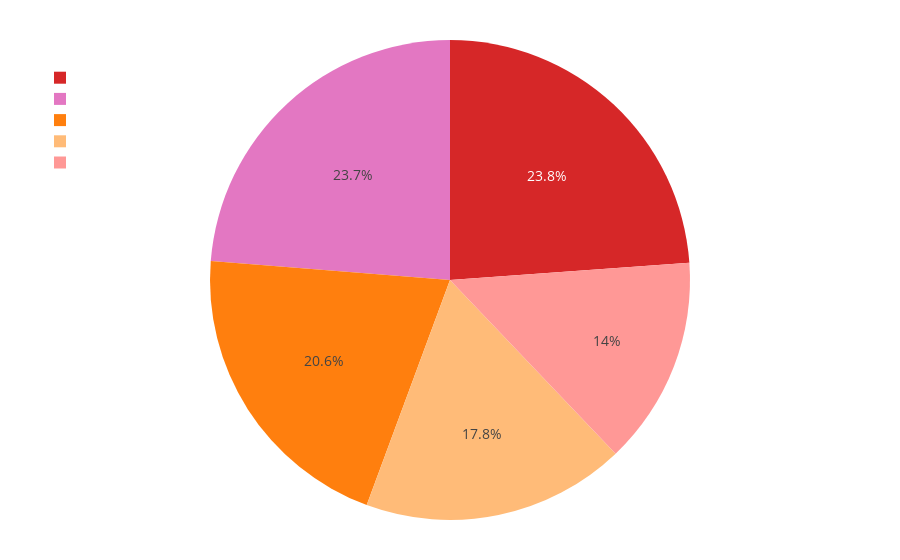

Notebook code for this chart:
### Code cell
fig = px.pie(result, 
             values='total_revenue', 
             names='Location', 
             title='Revenue Distribution by Location',
             labels={'total_revenue': 'Total Revenue ($)', 'Location': 'Location'},
             hover_name='Location',
             hover_data={'total_revenue': ':,.2f'}
            )

fig.update_layout(
    margin=dict(l=40, r=40, t=40, b=40),
    font=dict(size=14, color='white'),
    plot_bgcolor='rgba(0, 0, 0, 0)',
    paper_bgcolor='rgba(0, 0, 0, 0)',
)

fig.update_traces(marker=dict(colors=['#d62728', '#e377c2', '#ff7f0e', '#ffbb78', '#ff9896']))

fig.update_layout(
    showlegend=True,
    legend=dict(
        title='Location',
        orientation='v',
        yanchor='top',
        y=1,
        xanchor='left',
        x=0
    )
)

fig.show()

### Figure 1 — Plotly figure (JSON) as saved in the notebook; plotly's stock layout.template omitted (floating-point values rounded to 4 significant figures)
{"data": [{"customdata": [[137800.0], [137100.0], [119100.0], [102600.0], [81030.0]], "domain": {"x": [0, 1], "y": [0, 1]}, "hovertemplate": "<b>%{hovertext}</b><br><br>Location=%{label}<br>Total Revenue ($)=%{customdata[0]:,.2f}<extra></extra>", "hovertext": ["Mumbai", "Kolkata", "Chennai", "Bangalore", "Delhi"], "labels": ["Mumbai", "Kolkata", "Chennai", "Bangalore", "Delhi"], "legendgroup": "", "marker": {"colors": ["#d62728", "#e377c2", "#ff7f0e", "#ffbb78", "#ff9896"]}, "name": "", "showlegend": true, "type": "pie", "values": [137800.0, 137100.0, 119100.0, 102600.0, 81030.0]}], "layout": {"font": {"color": "white", "size": 14}, "legend": {"orientation": "v", "title": {"text": "Location"}, "tracegroupgap": 0, "x": 0, "xanchor": "left", "y": 1, "yanchor": "top"}, "margin": {"b": 40, "l": 40, "r": 40, "t": 40}, "paper_bgcolor": "rgba(0, 0, 0, 0)", "plot_bgcolor": "rgba(0, 0, 0, 0)", "showlegend": true, "title": {"text": "Revenue Distribution by Location"}}}
